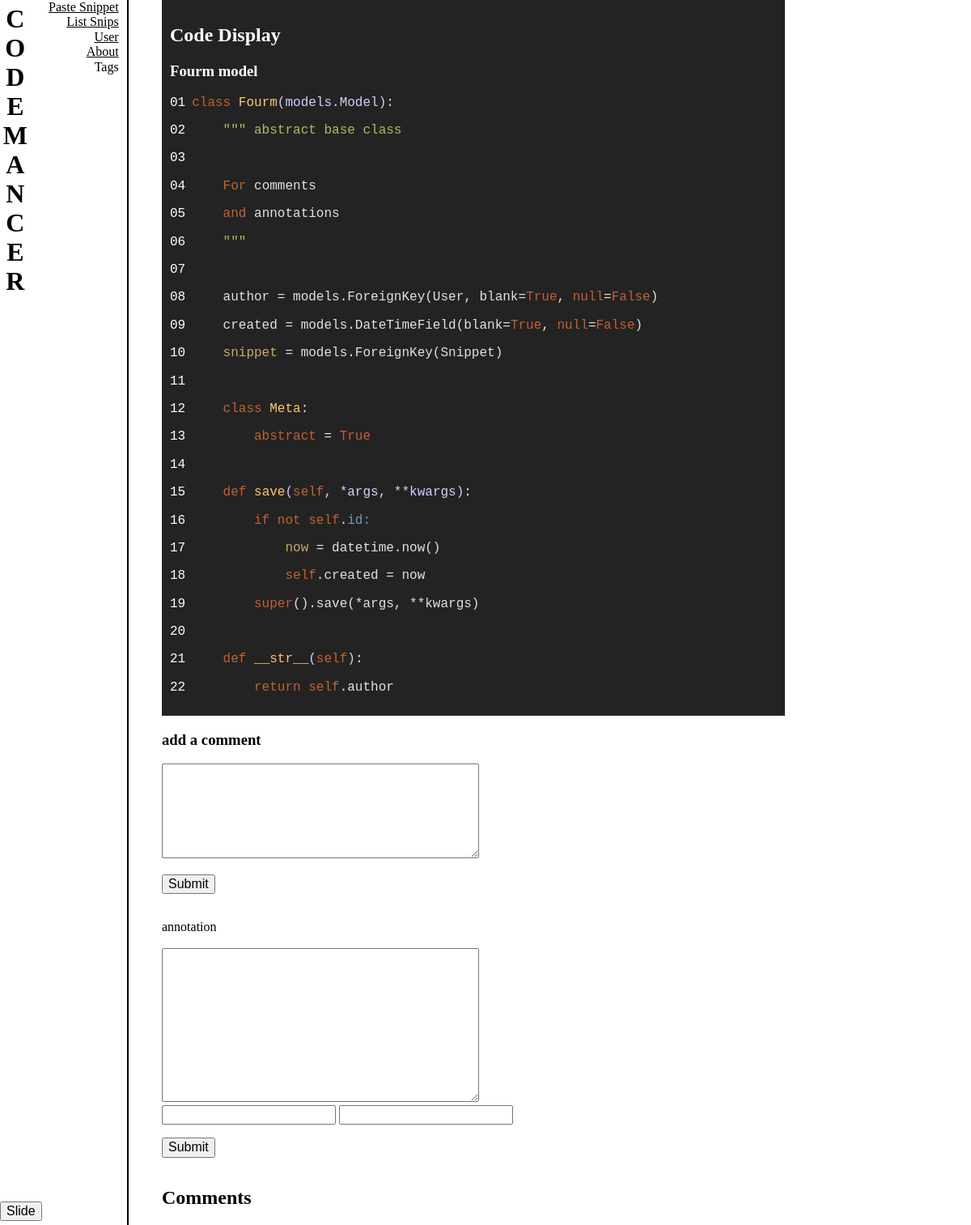
/detail/1, run on an earlier commit of the app's database.
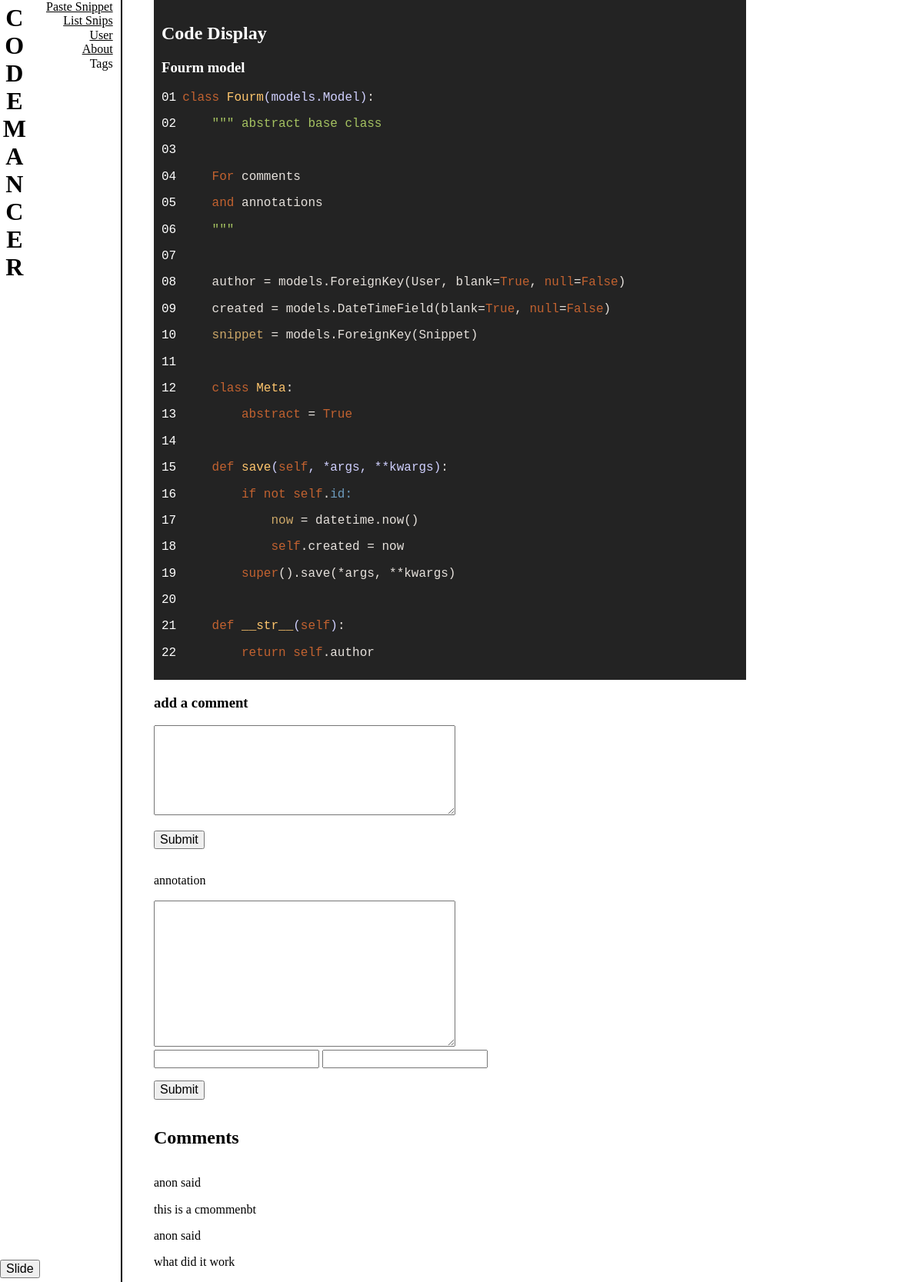
And on a later commit of the database.
### snippets/models.py (models this page shows, shortened)
class Snippet(models.Model):
    author = models.ForeignKey(User, blank=True, null=True)
    title = models.CharField(max_length=120)
    code = models.TextField()
    created = models.DateTimeField(auto_now_add=True)
    language = models.ManyToManyField(Language, related_name='snippets')

class Fourm(models.Model):
    author = models.ForeignKey(User, blank=True, null=True)
    created = models.DateTimeField(blank=True, null=False)
    snippet = models.ForeignKey(Snippet)
    class Meta:
        abstract = True

class Comment(Fourm):
    text = models.TextField()

### pages/views.py (the view)
# urls.py: url(r'^detail/(?P<pk>\d+)', snippet_detail, name='snippet_detail'),
def snippet_detail(request, pk):
    snippet = get_object_or_404(Snippet, id=pk)
    if request.method == 'POST':
        form = CommentForm(data=request.POST)
        if form.is_valid():
            new_comment = form.save(commit=False)
            new_comment.snippet = snippet
            new_comment.save()
    code_lines = snippet.code.split('\n')
    comments = Comment.objects.filter(snippet=snippet)
    annotations = Annotation.objects.filter(snippet=snippet)
    form = CommentForm()
    ano_form = AnnotationForm()
    context = {
            'snippet': snippet,
            'annotations': annotations,
            'code_lines': code_lines,
            'form': form,
            'ano_form': ano_form,
            'comments': comments,
    }
    return render(request, 'detail.html', context)

### snippets/forms.py
class CommentForm(forms.ModelForm):
    class Meta:
        model = Comment
        fields = ('text',)
        widgets = {'text': forms.Textarea(attrs={'cols': 40, 'rows': 6})}

class AnnotationForm(forms.ModelForm):
    class Meta:
        model = Annotation
        fields = ('code', 'line_begin', 'line_end')

### pages/templates/detail.html (shortened to what this page needs)
{% extends 'base.html' %}
{% load static %}
{% block vendor %}
  <link rel="stylesheet" href="{% static 'pages/css/railscasts.css' %}">
{% endblock %}
{% block my_style %}
<link rel="stylesheet" type="text/css" href="{% static 'pages/css/detail.css' %}">
{% endblock %}
{% block first_block %}
<div class='code-snip' data-pk='{{ snippet.id }}'>
    <h2 class='page-title'>Code Display</h2>
    <h3>{{ snippet.title }}</h3>
    {% for line in code_lines %}
    <pre><span class='number-span'>{{ forloop.counter|stringformat:"02d" }}</span><code data-line='{{ forloop.counter }}'>{{ line }}</code></pre>
    {% endfor %}
  </div>
{% endblock %}
{% block second_block %}
  <form action='' method='POST'>
    <h3>add a comment</h3>
    {{ form.text }}
    <p><button>Submit</button></p>
  </form>
  <form action='' method='POST' id='ano-form'>
    <p>annotation</p>
    <div class='ano-code'>
      {{ ano_form.code }}
    </div>
    <div class='ano-line-nums'>
      {{ ano_form.line_begin }}
      {{ ano_form.line_end }}
    </div>
    <p><button class='ano-submit'>Submit</button></p>
  </form>
  <h2>Comments</h2>
  <div class='comments'>
    {% for c in comments %}
        {% if c.author %}
          <p>{{ c.author }}
        {% else %}
          <p>anon
        {% endif %}
          said</p>
          <p>{{ c.text }}</p>
    {% endfor %}
  </div>
{% endblock %}

### pages/templates/base.html (shortened to what this page needs)
<!DOCTYPE html>
<html>
<head>
  {% load static %}
  <link rel="stylesheet" type="text/css" href="{% static 'pages/css/normalize.css' %}">
  {% block vendor %}{% endblock %}
  {% block my_style %}{% endblock %}
  <link rel="stylesheet" type="text/css" href="{% static 'pages/css/style.css' %}">
</head>
<body>
  <header>
    <h1 class='head-title'>CODEMANCER</h1>
    <nav class='header-nav'>
      <ul>
        <li><a href='http://127.0.0.1:8000/pasting/'>Paste Snippet</a></li>
        <li><a href='http://127.0.0.1:8000/list_snips/'>List Snips</a></li>
        <li><a href='#'>User</a></li>
        <li><a href='#'>About</a></li>
      </ul>
    </nav>
    <p class='tag-title'>Tags</p>
  </header>
  <section class='first-section'>
    {% block first_block %}
    {% endblock %}
    {% block second_block %}
    {% endblock %}
  </section>
  <button class='slide' data-state='out'>Slide</button>
</body>
</html>

### pages/static/pages/css/railscasts.css (style rules this page uses)
.hljs { display: block; overflow-x: auto; padding: 0.5em; background: #232323; color: #e6e1dc; }

### pages/static/pages/css/detail.css (style rules this page uses)
.first-section { grid-area: main; display: grid; grid-template-rows: auto auto; grid-template-areas: 'snip' 'com' }
.code-snip { grid-area: snip; background-color: #232323; color: white; padding: 10px; max-width: 750px; }
.number-span { display: inline; color: white; }
.hljs { display: inline; }

### pages/static/pages/css/style.css (style rules this page uses)
body { display: grid; grid-template-columns: 200px auto; grid-template-rows: auto auto; grid-template-areas: "side main" "side main"; }
header { position: fixed; background-color: white; height: 100%; display: flex; flex-flow: column; border-right: 2px solid black; }
nav { display: fixed; top: 10px; justify-content: flex-start; }
.tag-title, header ul { color: black; margin: 0 10px 0 20px; list-style: none; text-align: right; }
header li a { color: black; }
.head-title { margin: 5px 0 0 0; position: fixed; writing-mode: vertical-lr; text-orientation: upright; }
.slide { position: fixed; bottom: 5px; }

What changed in the data, as far as the page shows it:
added Comment: shows "anon", text "this is a cmommenbt"
added Comment: shows "anon", text "what did it work"
